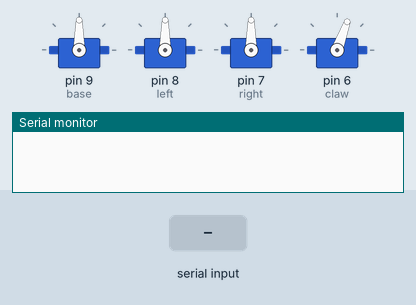
Recording of a sketch running on a simulated Arduino Uno, built with avr-gcc and run on an emulated ATmega328P. Shown: 4 × servo, the last lines printed to the serial monitor. The test bench sets the inputs (shaded band).

Above: at 1.5 s.
1.6 s: "90,45,200\n" received over Serial
At 3.3 s:
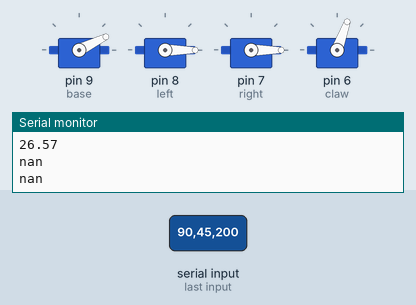
3.6 s: "30,150,10\n" received over Serial
At 4.9 s:
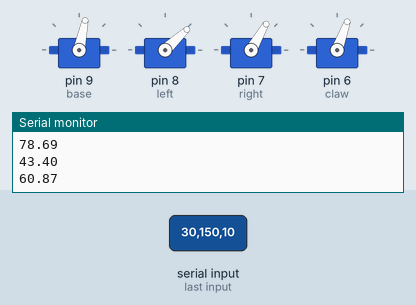
5.6 s: "90,45\n" received over Serial
At 8.1 s:
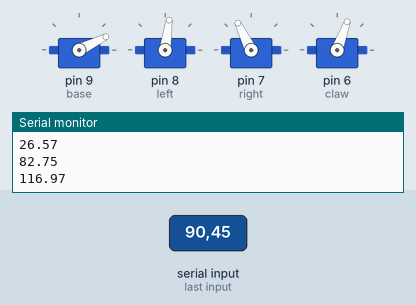
8.6 s: "30,150\n" received over Serial
At 10.7 s:
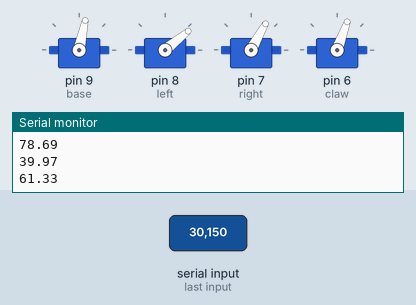
11.6 s: "5\n" received over Serial
At 14.4 s:
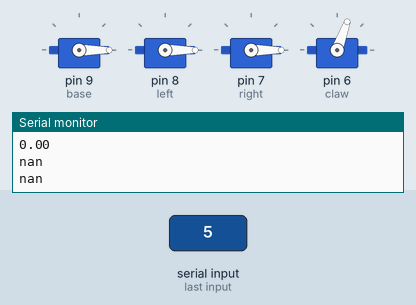
14.6 s: "90\n" received over Serial
At 18.0 s:
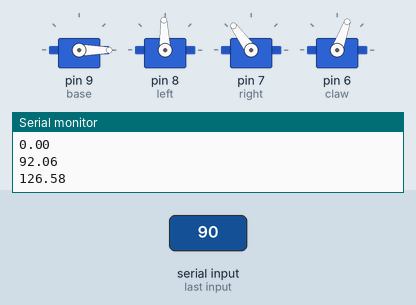
Timing chart, 0 to 18.6 s (numbered marks = the images above; inputs shaded):
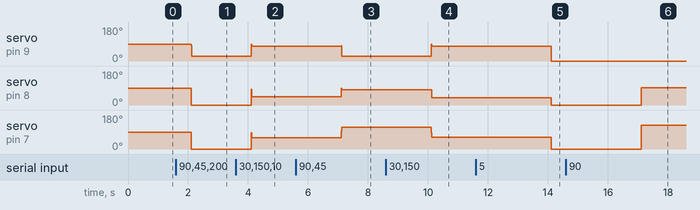

The sketch:

test_program.ino
```cpp
#include <Servo.h>
#include <math.h>
int flag[4][5];
int i=0;
char command;
bool isPaused = false;
int runSpeed;
int temp;
int tenet;
int record;
int play;
int back;
int base_current_angle;
int left_current_angle;
int right_current_angle;
int claw_current_angle;
char serialCmd;
char servoCmd;
float b_fromRos;
float l_fromRos;
float r_fromRos;
float c_fromRos;
float b_toRos;
float l_toRos;
float r_toRos;
float c_toRos;
float clawRos;
float baseRos;
float rightRos;
float leftRos;
float x,y,z,d,r,h1,h2,angle1,angle2,angle3,rad1,rad2,rad3;
float L1=63.5;
float L2=112;
const int rosMin=0;
const int baseMax=100;
const int rightMax=100;
const int leftMax=100;
const int clawMax=180;
const int runSpeedMax=100;
Servo base,right,left,claw;

int baseMove(){
b_fromRos+=(b_toRos-b_fromRos)*0.15;
    base.write(b_fromRos);
    delay(runSpeed);
}

int leftMove(){
  l_fromRos+=(l_toRos-l_fromRos)*0.15;
    left.write(l_fromRos);
    delay(runSpeed);
}

int rightMove(){
  r_fromRos+=(r_toRos-r_fromRos)*0.15;
    right.write(r_fromRos);
    delay(runSpeed);
}

void Kinematics(float x,float y,float z){
rad1 = atan2(y,x);
r = sqrt(x*x + y*y);
d = sqrt(r*r+z*z);
rad3 = PI-acos((L1*L1+L2*L2-d*d)/(2*L1*L2));
rad2 = atan2(z,r)+atan2(L2*sin(rad3),L1+L2*cos(rad3));
angle1 = rad1*(180/PI);
angle2 = rad2*(180/PI);
angle3 = rad3*(180/PI);
}

void setup() {
  // put your setup code here, to run once:
Serial.begin(9600);
base.attach(9);
left.attach(8);
right.attach(7);
claw.attach(6);
base.write(90);
left.write(90);
right.write(90);
claw.write(70);
clawRos=70;
b_toRos = 90;
l_toRos = 90;
r_toRos = 90;
b_fromRos=90;
l_fromRos=90;
r_fromRos=90;
  delay(300);
}

void loop() {
  // put your main code here, to run repeatedly:
  if(Serial.available()){
    x=Serial.parseFloat();
    y=Serial.parseFloat();
    z=Serial.parseFloat();
    Serial.print("x:");
    Serial.println(x);
    Serial.print("y:");
    Serial.println(y);
    Serial.print("z:");
    Serial.println(z);
    Kinematics(x,y,z);
    Serial.println(angle1);
    Serial.println(angle2);
    Serial.println(angle3);
    while (Serial.available()) {
  Serial.read();
}
delay(500);

b_toRos = angle1;
l_toRos = angle2;
r_toRos = angle3;
b_fromRos=90;
l_fromRos=90;
r_fromRos=90;
}
baseMove();
leftMove();
rightMove();
}
```

Measured:
- after the input at 1.6 s, servo on pin 9 (base): 90° → 26° after 0.51 s; servo on pin 8 (left), servo on pin 7 (right): 90° → 0° after 0.51 s
- after the input at 3.6 s, servo on pin 9 (base): 26° → 78° after 0.51 s; servo on pin 8 (left): 0° → 43° after 0.51 s; servo on pin 7 (right): 0° → 60° after 0.51 s
- after the input at 5.6 s, servo on pin 9 (base): 78° → 26° after 1.5 s; servo on pin 8 (left): 43° → 82° after 1.5 s; servo on pin 7 (right): 60° → 116° after 1.5 s
- after the input at 8.6 s, servo on pin 9 (base): 26° → 78° after 1.5 s; servo on pin 8 (left): 82° → 39° after 1.5 s; servo on pin 7 (right): 116° → 61° after 1.5 s
- after the input at 11.6 s, servo on pin 9 (base): 78° → 0° after 2.5 s; servo on pin 8 (left): 39° → 0° after 2.5 s; servo on pin 7 (right): 61° → 0° after 2.5 s
- after the input at 14.6 s, servo on pin 8 (left): 0° → 92° after 2.5 s; servo on pin 7 (right): 0° → 126° after 2.5 s
